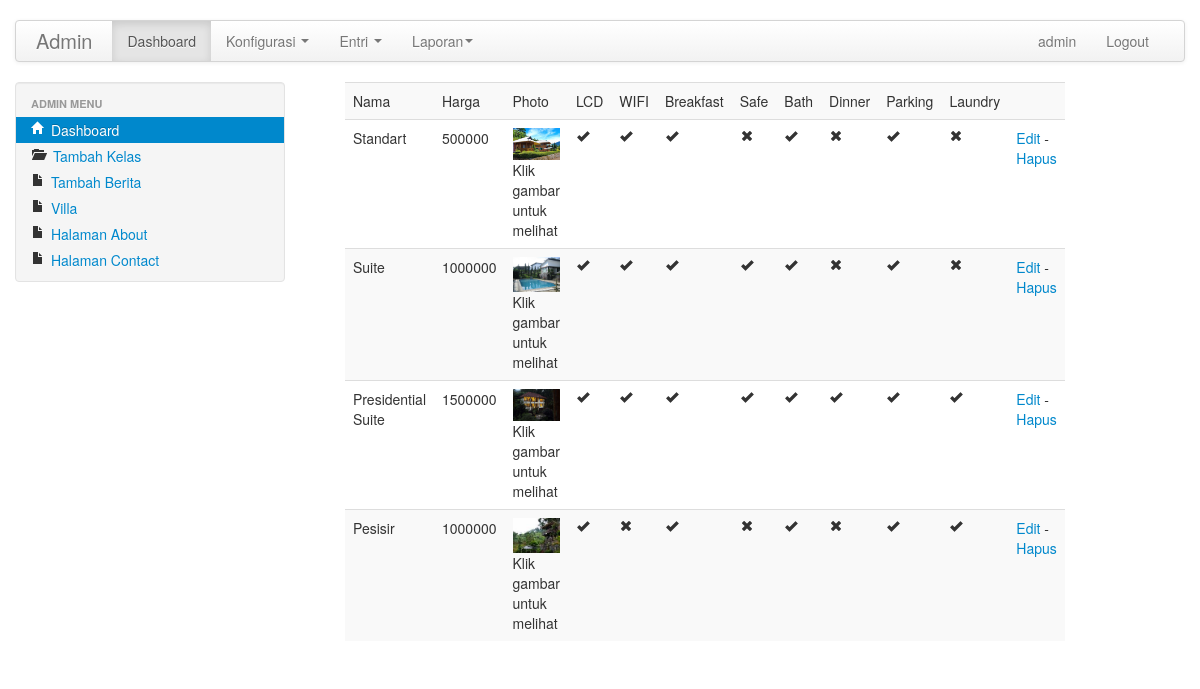
/admin/index.php?p=class (signed in), run on the app's committed database.
### tables this page shows
CREATE TABLE IF NOT EXISTS `class` (
`idclass` int(10) NOT NULL,
  `title` varchar(40) NOT NULL,
  `price` varchar(20) NOT NULL,
  `description` longtext NOT NULL,
  `photoclass` varchar(50) NOT NULL
);

### config.php (called while the page is built, shortened)
<?php
$basefolder="vcorner";
$base_url="http://localhost/".$basefolder."/";
?>

### includes/functions/publicfunc.php (called while the page is built, shortened)
<?php
return true;
?>
<?php
function _replacenull($str,$str2)
{
	if(empty($str) || $str=="")
	{
		return $str2;
	}else{
		return $str;
	}
}
?>

### admin/pages/class.php (the view, shortened to what this page needs)
<span class="span4">
<table width="100%" border="0" cellspacing="0" cellpadding="0" class="table table-striped">
  <tr>
    <td>Nama</td>
    <td>Harga</td>
    <td>Photo</td>
    <td>LCD</td>
    <td>WIFI</td>
    <td>Breakfast</td>
    <td>Safe</td>
    <td>Bath</td>
    <td>Dinner</td>
    <td>Parking</td>
    <td>Laundry</td>
    <td>&nbsp;</td>
  </tr>
  <?php
  $rw=mysql_query("Select * from class");
  while($s=mysql_fetch_array($rw))
  {
	  $photo=$base_url."uploads/images/".$s['photoclass'];
  ?>
  <tr>
    <td><?php echo $s['title']; ?></td>
    <td><?php echo $s['price']; ?></td>
    <td><div class="picture">
    <a href="<?php echo $photo; ?>" data-rel="prettyPhoto" title=""><span class="magnify"></span><img src="<?php echo $photo; ?>" alt="<?php echo $s['title']; ?>" class="scale-with-grid" width="90" height="90"></a><em></em>
   <span>Klik gambar untuk melihat</span>
    </div></td>
    <?php
			$m1=mysql_query("Select status from facilities where idclass='".$s['idclass']."' and fac='lcd'");
			$mk1=mysql_fetch_array($m1);
			echo '<td>
				'._toimg(_replacenull($mk1['status'],'0')).'
			    </td>  ';
	?>
    <?php
			$m1=mysql_query("Select status from facilities where idclass='".$s['idclass']."' and fac='wifi'");
			$mk1=mysql_fetch_array($m1);
			echo '<td>
				'._toimg(_replacenull($mk1['status'],'0')).'
			    </td>  ';
	?>
    <?php
			$m1=mysql_query("Select status from facilities where idclass='".$s['idclass']."' and fac='breakfast'");
			$mk1=mysql_fetch_array($m1);
			echo '<td>
				'._toimg(_replacenull($mk1['status'],'0')).'
			    </td>  ';
	?>
    <?php
			$m1=mysql_query("Select status from facilities where idclass='".$s['idclass']."' and fac='safe'");
			$mk1=mysql_fetch_array($m1);
			echo '<td>
				'._toimg(_replacenull($mk1['status'],'0')).'
			    </td>  ';
	?>
    <?php
			$m1=mysql_query("Select status from facilities where idclass='".$s['idclass']."' and fac='bath'");
			$mk1=mysql_fetch_array($m1);
			echo '<td>
				'._toimg(_replacenull($mk1['status'],'0')).'
			    </td>  ';
	?>
    <?php
			$m1=mysql_query("Select status from facilities where idclass='".$s['idclass']."' and fac='dinner'");
			$mk1=mysql_fetch_array($m1);
			echo '<td>
				'._toimg(_replacenull($mk1['status'],'0')).'
			    </td>  ';
	?>
    <?php
			$m1=mysql_query("Select status from facilities where idclass='".$s['idclass']."' and fac='parking'");
			$mk1=mysql_fetch_array($m1);
			echo '<td>
				'._toimg(_replacenull($mk1['status'],'0')).'
			    </td>  ';
	?>
    <?php
			$m1=mysql_query("Select status from facilities where idclass='".$s['idclass']."' and fac='laundry'");
			$mk1=mysql_fetch_array($m1);
			echo '<td>
				'._toimg(_replacenull($mk1['status'],'0')).'
			    </td>  ';
	?>
    <td><a href="?p=class-edit&id=<?php echo sha1($s['idclass']); ?>&act=<?php echo $s['idclass']; ?>">Edit</a> - <a href="?p=class&del=1&id=<?php echo sha1($s['idclass']); ?>">Hapus</a></td>
  </tr>
  <?php
  }
  ?>
</table>
</span>
<?php
function _toimg($str)
{
	$im="";
	if($str=="0")
	{
		$im='<i class="icon-remove">';
	}elseif($str=="1")
	{
		$im= '<i class="icon-ok">';
	}
	return $im;
}
?>

### admin/css/site.css (style rules this page uses)
body { padding-top:20px; padding-bottom:20px; }

### data on the page
class: title "Standart", price "500000", photoclass (picture)
class: title "Suite", price "1000000", photoclass (picture)
class: title "Presidential Suite", price "1500000", photoclass (picture)
class: title "Pesisir", price "1000000", photoclass (picture)

### other printed values
$_SESSION['user'] "admin"
